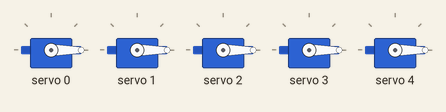
This sketch was run on a simulated Arduino Uno, built with avr-gcc and run on an emulated ATmega328P. On the bench: 5 × servo.

Above: at 0.1 s.
At 22.2 s:
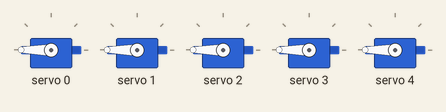
Timing chart, 0 to 23.7 s (numbered marks = the images above):
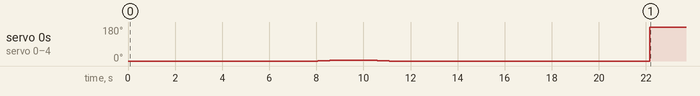

The sketch:

testAll.ino
```cpp
#include <Wire.h>
#include <Adafruit_PWMServoDriver.h>

//--------------------------------------------------------------------
// Configuración de la librería Adafruit PCA9685

Adafruit_PWMServoDriver pwm = Adafruit_PWMServoDriver();
#define SERVO_MIN 150  // Pulso mínimo del servo (ajusta según tu servo)
#define SERVO_MAX 600  // Pulso máximo del servo (ajusta según tu servo)

#define NUM_SERVOS 5

// Números de los servos
#define DERECHO_SUP 0
#define DERECHO_INF 1
#define IZQUIERDO_SUP 2
#define IZQUIERDO_INF 3
#define DELANTERO 4

//--------------------------------------------------------------------
// Función para mover un servo a un ángulo específico

void setServoAngle(uint8_t servoNum, uint16_t angle) {
  uint16_t pulse = map(angle, 0, 180, SERVO_MIN, SERVO_MAX);
  pwm.writeMicroseconds(servoNum, pulse);
}

//--------------------------------------------------------------------
// Función setup de Arduino para iniciar la posición de los servos y el puerto serie

void setup() {
  Serial.begin(9600);

  // Iniciar la conexión I2C
  pwm.begin();
  pwm.setPWMFreq(60);  // Frecuencia de 60 Hz para los servos

  // Configurar la posición inicial de los servos si es necesario
  for (uint8_t i = 0; i < NUM_SERVOS; i++) {
    setServoAngle(i, 90); // Posición inicial de 90 grados
  }
}

//--------------------------------------------------------------------
// Función loop principal de Arduino para mover los servos

void loop() {
  // Mover todos los servos de 0 a 180 grados y luego de vuelta a 0
  for (uint16_t angle = 0; angle <= 180; angle += 10) {
    for (uint8_t i = 0; i < NUM_SERVOS; i++) {
      setServoAngle(i, angle);
    }
    delay(500);  // Esperar 500 ms
  }

  for (uint16_t angle = 180; angle >= 0; angle -= 10) {
    for (uint8_t i = 0; i < NUM_SERVOS; i++) {
      setServoAngle(i, angle);
    }
    delay(500);  // Esperar 500 ms
  }
}
```

Measured:
- by itself, servo 0–4: 0° → 1° at 8.1 s, → 3° 0.50 s later, → 5° 0.50 s later, → 3° 1.0 s later, … (7 changes in this stretch)
